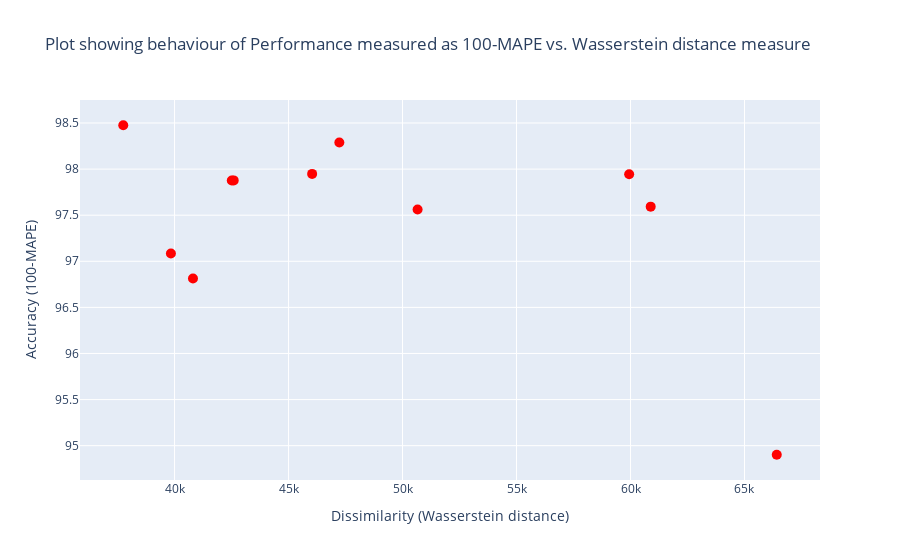

Notebook code for this chart:
### Code cell
fig = px.scatter(x=df2['Wasserstein_dist'], y=mape2, labels=dict(x="Dissimilarity (Wasserstein distance)", y="Accuracy (100-MAPE)"),
                        title="Plot showing behaviour of Performance measured as 100-MAPE vs. Wasserstein distance measure")
fig.update_traces(marker = dict(size=10, color='red'))
fig.show()

### Figure 1 — Plotly figure (JSON) as saved in the notebook; plotly's stock layout.template omitted (floating-point values rounded to 4 significant figures)
{"data": [{"hovertemplate": "Dissimilarity (Wasserstein distance)=%{x}<br>Accuracy (100-MAPE)=%{y}<extra></extra>", "legendgroup": "", "marker": {"color": "red", "size": 10, "symbol": "circle"}, "mode": "markers", "name": "", "orientation": "v", "showlegend": false, "type": "scatter", "x": [46030.0, 39840.0, 37750.0, 42510.0, 47230.0, 40810.0, 42590.0, 50660.0, 66420.0, 60890.0, 59940.0], "xaxis": "x", "y": [97.95, 97.09, 98.48, 97.88, 98.29, 96.81, 97.88, 97.56, 94.9, 97.59, 97.94], "yaxis": "y"}], "layout": {"legend": {"tracegroupgap": 0}, "title": {"text": "Plot showing behaviour of Performance measured as 100-MAPE vs. Wasserstein distance measure"}, "xaxis": {"anchor": "y", "domain": [0, 1], "title": {"text": "Dissimilarity (Wasserstein distance)"}}, "yaxis": {"anchor": "x", "domain": [0, 1], "title": {"text": "Accuracy (100-MAPE)"}}}}
